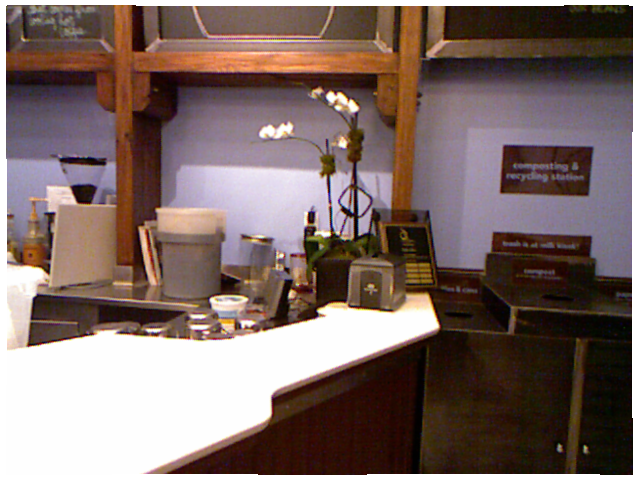
//> input picture Size/2.png, 640 x 480 px
$ ./size   (built with g++ and OpenCV 4)
//> lines starting //> are read from the running program, lines starting //| are printed output that depends on the picture
#include <opencv2/core/core.hpp>
#include <opencv2/highgui/highgui.hpp>
#include <opencv2/imgproc/imgproc.hpp>
// OpenCV 特征检测模块
#include <opencv2/features2d/features2d.hpp>
#include <opencv2/xfeatures2d/nonfree.hpp>
//#include <opencv2/nonfree/nonfree.hpp>
#include <opencv2/calib3d/calib3d.hpp>

#include <iostream>
#include <fstream>
#include <cstdlib>
using namespace std;
using namespace cv;
using namespace xfeatures2d;

// ofstream f("/home/chenxinghui/桌面/实验截图/Size/orb.txt", ios::app);
ofstream f("/home/chenxinghui/桌面/实验截图/Size/sift.txt", ios::app);

int main()
{
	Mat src, dst;
	// [4 lines of commented-out code are left out]
	src = imread( "2.png" );
//> src is the input picture: 480 rows x 640 cols, CV_8UC3; mean B, G, R 103.9, 108.4, 127.1

	namedWindow("src",WINDOW_AUTOSIZE);
	namedWindow("dst",WINDOW_AUTOSIZE);

	double scale;
	cout << "Input scale: " << endl;
	cin >> scale;
//> the answer given: 2

	// dst_size.width = (int)( src.cols * scale );
	// dst_size.height = (int)( src.rows * scale );
	// dst.create( dst_size.width,  dst_size.height, CV_8UC3 );
	Size dst_size;
	dst_size = Size( src.cols * scale, src.rows * scale );
//> dst_size = Size(1280, 960)
	dst = Mat( dst_size, CV_32S );
	resize(src, dst, dst_size );

	cout << "scale = " << scale << endl;
	//Ptr<ORB> orb = ORB::create();
	Ptr<SIFT> sift = SIFT::create();
	vector< cv::KeyPoint > kp1, kp2;
	//orb->detect(src, kp1);
	//orb->detect(dst, kp2);
	sift->detect(src, kp1);
//> kp1 = 1375 keypoints; strongest (x, y, size): (416, 319, 28.2), (346, 336, 46.9), (311, 216, 6.2), (291, 294, 4.9)
	sift->detect(dst, kp2);
//> kp2 = 1266 keypoints; strongest (x, y, size): (833, 639, 56.4), (692, 672, 93.8), (623, 433, 12.4), (662, 193, 12.2)
	cout << "Key points of dstimage: " << kp2.size() << endl;
//| Key points of dstimage: 1266
	cv::Mat imgShow;
	cv::drawKeypoints(dst, kp2, imgShow, cv::Scalar::all(-1), cv::DrawMatchesFlags::DRAW_RICH_KEYPOINTS);
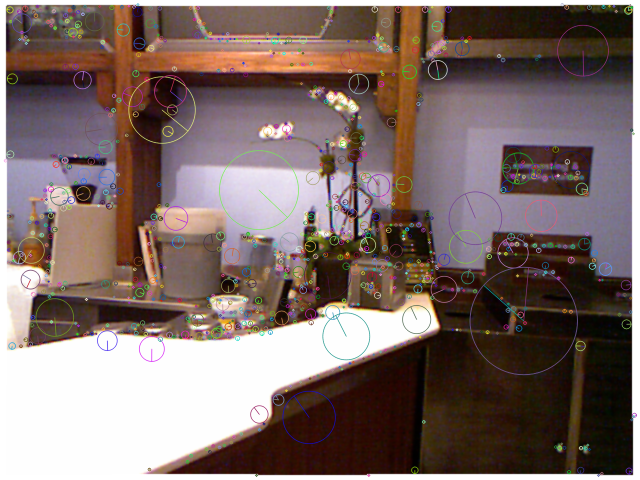
//> imgShow: 960 rows x 1280 cols, CV_8UC3 (shown at 1/2 size); mean B, G, R 105.5, 109.6, 127.4

	cv::Mat desp1, desp2;
	//orb->compute(src, kp1, desp1);
	//orb->compute(dst, kp2, desp2);
	sift->compute(src, kp1, desp1);
	sift->compute(dst, kp2, desp2);

	imshow("src", src);
	imshow("dst", imgShow);

	vector< cv::DMatch > matches;
	//BFMatcher bf(NORM_HAMMING);
	//bf.match(desp1, desp2, matches);
	cv::FlannBasedMatcher matcher;
	matcher.match(desp1, desp2, matches);
//> matches = 1375 matches
	cout << "Find total " << matches.size() << " matches." << endl;
//| Find total 1375 matches.

	cv::Mat imgMatches;
	cv::drawMatches(src, kp1, dst, kp2, matches, imgMatches);
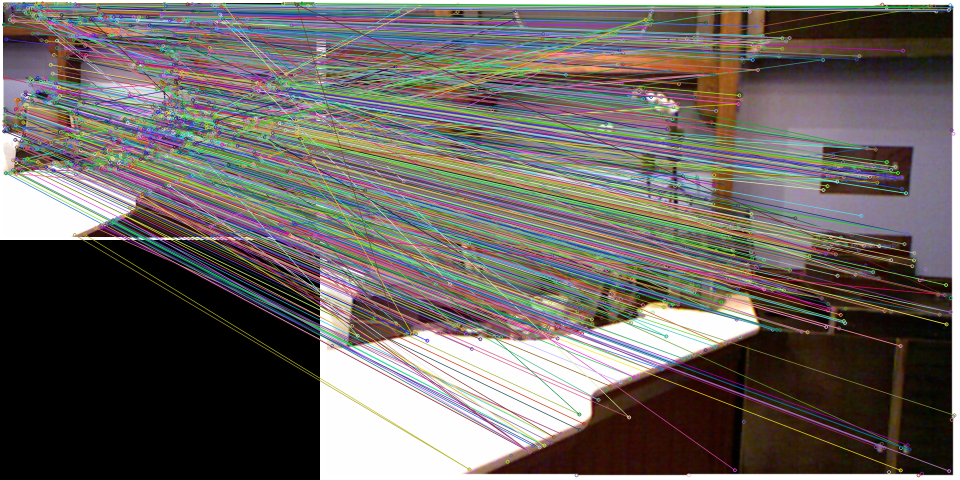
//> imgMatches: 960 rows x 1920 cols, CV_8UC3 (shown at 1/2 size); mean B, G, R 98.5, 102, 108.2

	vector< cv::DMatch > goodMatches;
	double minDis = 9999;
	for(size_t i = 0; i < matches.size(); ++i)
	{
		if(matches[i].distance < minDis)
		        minDis = matches[i].distance;
	}
//> this loop made 1375 passes
//> minDis on passes 1, 2, 4, 5, 8, 9, 13, 15, 17, 22, 44, 66: 121.2, 115.3, 67.51, 57.72, 53.36, 52.02, 47.87, 24.29, 10.58, 8.31, 6.32, 5.48
//> after the loop, minDis = 2.45

	for(size_t i = 0; i < matches.size(); ++i)
	{
		if(matches[i].distance < 4*minDis)
		        goodMatches.push_back(matches[i]);
	}
//> after the loop, goodMatches = 80 matches

	// 显示 good matches
	cout << "good matches = " << goodMatches.size() << endl;
//| good matches = 80
	cv::drawMatches(src, kp1, dst, kp2, goodMatches, imgMatches);
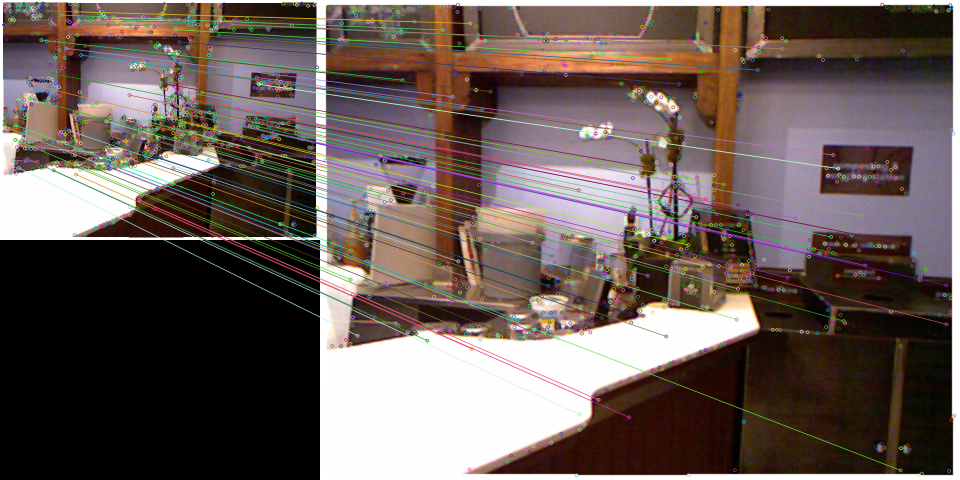
//> imgMatches: 960 rows x 1920 cols, CV_8UC3 (shown at 1/2 size); mean B, G, R 88.4, 92.9, 106.2

	double result;
	result = (double)goodMatches.size() / (double)kp2.size();
//> result = 0.0632
	f << scale << "\t" << kp2.size() << "\t" << goodMatches.size() << "\t" << result * 100 << "%" << endl;

	while(char(waitKey(1)) != 'q'){}
//> the 'q' key is pressed
	// [7 lines of commented-out code are left out]
	f.close();
	return 0;
}
